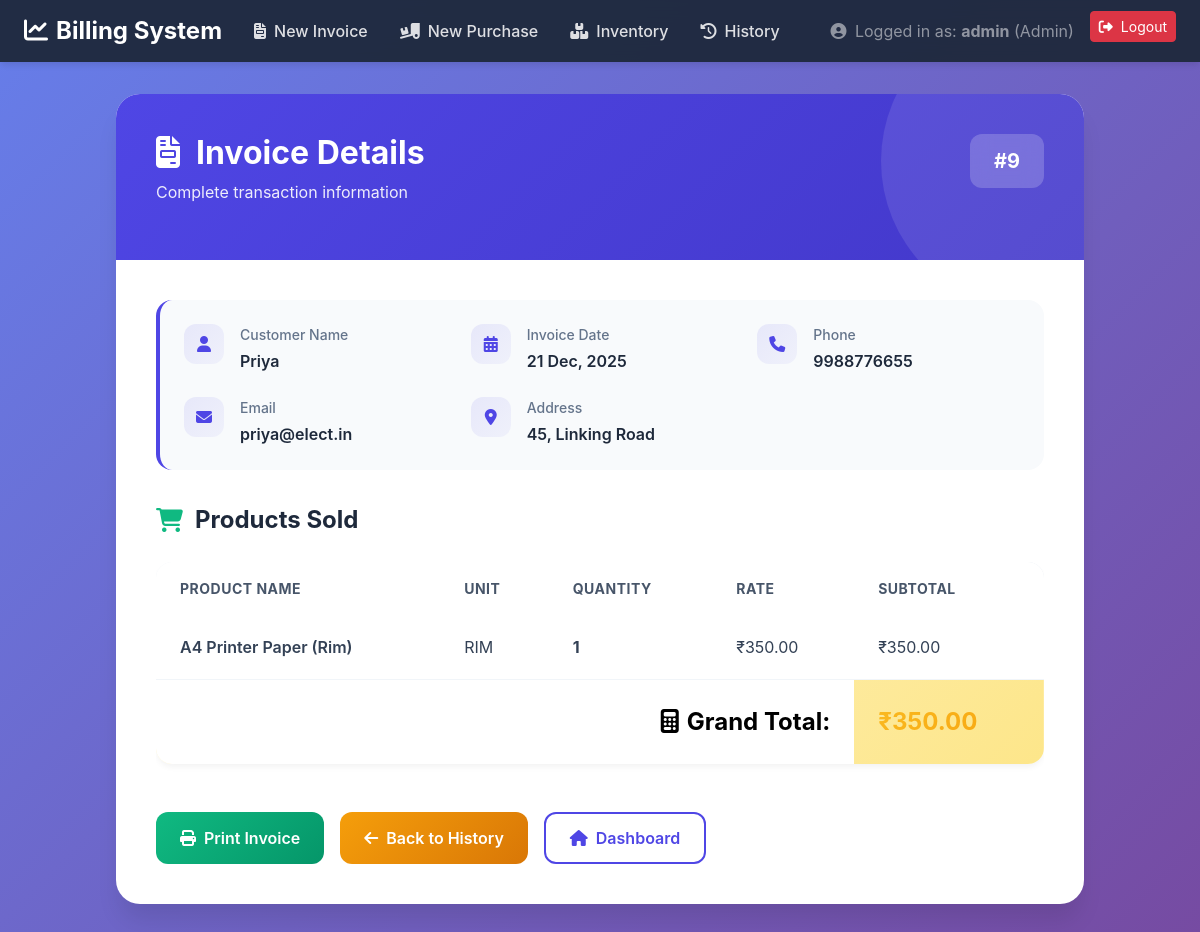
The page /view_invoice_details.php?id=9 (signed in) on the database its author committed.
### tables this page shows
CREATE TABLE `invoice` (
  `Invoice_ID` int(11) NOT NULL,
  `customer_ID` int(11) DEFAULT NULL,
  `Date` date NOT NULL,
  `TotalAmount` decimal(10,2) NOT NULL
);

CREATE TABLE `customer` (
  `customer_ID` int(11) NOT NULL,
  `Name` varchar(100) NOT NULL,
  `Phone` varchar(20) DEFAULT NULL,
  `Email` varchar(100) DEFAULT NULL,
  `Address` text DEFAULT NULL,
  `City` varchar(50) DEFAULT NULL
);

CREATE TABLE `invoice_details` (
  `InvoiceDetail_ID` int(11) NOT NULL,
  `Invoice_ID` int(11) DEFAULT NULL,
  `Product_ID` int(11) DEFAULT NULL,
  `Quantity` int(11) NOT NULL,
  `Rate` decimal(10,2) NOT NULL,
  `Subtotal` decimal(10,2) NOT NULL
);

CREATE TABLE `products` (
  `Product_ID` int(11) NOT NULL,
  `Name` varchar(100) NOT NULL,
  `Price` decimal(10,2) NOT NULL,
  `HsnCode` varchar(20) DEFAULT NULL,
  `Unit` varchar(10) DEFAULT NULL,
  `Stock_Quantity` int(11) NOT NULL DEFAULT 0
);

### secure_page_template.php (called while the page is built, shortened)
<?php
function check_permission(array $required_roles) {
    return in_array($_SESSION['role'], $required_roles);
}
?>

### view_invoice_details.php (the view, shortened to what this page needs)
<?php
include 'secure_page_template.php';
include 'db_connect.php';
$invoice_id = isset($_GET['id']) ? (int)$_GET['id'] : 0;
$sql_header = "SELECT
                    I.Invoice_ID,
                    I.Date,
                    I.TotalAmount,
                    C.Name AS CustomerName,
                    C.Phone,
                    C.Email,
                    C.Address
               FROM
                    INVOICE I
               JOIN
                    CUSTOMER C ON I.customer_ID = C.customer_ID
               WHERE
                    I.Invoice_ID = $invoice_id";
$header_result = $conn->query($sql_header);
$invoice_header = $header_result->fetch_assoc();
$sql_details = "SELECT
                    ID.Quantity,
                    ID.Rate,
                    ID.Subtotal,
                    P.Name AS ProductName,
                    P.Unit
                FROM
                    INVOICE_DETAILS ID
                JOIN
                    PRODUCTS P ON ID.Product_ID = P.Product_ID
                WHERE
                    ID.Invoice_ID = $invoice_id";
$details_result = $conn->query($sql_details);
?>
<!DOCTYPE html>
<html lang="en">
<head>
    <link href="https://cdn.jsdelivr.net/npm/bootstrap@5.3.3/dist/css/bootstrap.min.css" rel="stylesheet">
    <link rel="stylesheet" href="https://cdnjs.cloudflare.com/ajax/libs/font-awesome/6.4.0/css/all.min.css">
</head>
<body>
    <nav class="navbar navbar-expand-lg navbar-dark no-print">
        <div class="container-fluid px-4">
            <a class="navbar-brand" href="index.php">
                <i class="fas fa-chart-line me-2"></i>Billing System
            </a>
            <div class="collapse navbar-collapse" id="navbarNav">
                <ul class="navbar-nav me-auto">
                    <li class="nav-item">
                        <a class="nav-link" href="invoice_form.php">
                            <i class="fas fa-file-invoice me-2"></i>New Invoice
                        </a>
                    </li>
                    <?php if (check_permission([ROLE_ADMIN, ROLE_MANAGER])): ?>
                    <li class="nav-item">
                        <a class="nav-link" href="purchase_form.php">
                            <i class="fas fa-truck-loading me-2"></i>New Purchase
                        </a>
                    </li>
                    <?php endif; ?>
                    <li class="nav-item">
                        <a class="nav-link" href="view_inventory.php">
                            <i class="fas fa-boxes me-2"></i>Inventory
                        </a>
                    </li>
                    <li class="nav-item">
                        <a class="nav-link" href="invoice_history.php">
                            <i class="fas fa-history me-2"></i>History
                        </a>
                    </li>
                </ul>
                <ul class="navbar-nav ms-auto">
                    <li class="nav-item me-3 d-flex align-items-center">
                        <span class="navbar-text text-white-50">
                            <i class="fas fa-user-circle me-1"></i> Logged in as:
                            <strong><?= htmlspecialchars($_SESSION['username']) ?></strong>
                            (<?= htmlspecialchars($_SESSION['role']) ?>)
                        </span>
                    </li>
                    <li class="nav-item">
                        <a class="btn btn-sm btn-danger" href="logout.php">
                            <i class="fas fa-sign-out-alt me-2"></i>Logout
                        </a>
                    </li>
                </ul>
            </div>
        </div>
    </nav>
    <div class="invoice-container">
        <div class="invoice-card">
            <div class="invoice-header">
                <div class="invoice-title">
                    <div>
                        <h1><i class="fas fa-file-invoice me-3"></i>Invoice Details</h1>
                        <p style="opacity: 0.9; margin-top: 0.5rem;">Complete transaction information</p>
                    </div>
                    <div class="invoice-number">
                        #<?= $invoice_header['Invoice_ID'] ?>
                    </div>
                </div>
            </div>
            <div class="invoice-body">
                <div class="info-section">
                    <div class="info-grid">
                        <div class="info-item">
                            <div class="info-icon">
                                <i class="fas fa-user"></i>
                            </div>
                            <div class="info-content">
                                <div class="info-label">Customer Name</div>
                                <div class="info-value"><?= htmlspecialchars($invoice_header['CustomerName']) ?></div>
                            </div>
                        </div>
                        <div class="info-item">
                            <div class="info-icon">
                                <i class="fas fa-calendar-alt"></i>
                            </div>
                            <div class="info-content">
                                <div class="info-label">Invoice Date</div>
                                <div class="info-value"><?= date('d M, Y', strtotime($invoice_header['Date'])) ?></div>
                            </div>
                        </div>
                        <?php if ($invoice_header['Phone']): ?>
                        <div class="info-item">
                            <div class="info-icon">
                                <i class="fas fa-phone"></i>
                            </div>
                            <div class="info-content">
                                <div class="info-label">Phone</div>
                                <div class="info-value"><?= htmlspecialchars($invoice_header['Phone']) ?></div>
                            </div>
                        </div>
                        <?php endif; ?>
                        <?php if ($invoice_header['Email']): ?>
                        <div class="info-item">
                            <div class="info-icon">
                                <i class="fas fa-envelope"></i>
                            </div>
                            <div class="info-content">
                                <div class="info-label">Email</div>
                                <div class="info-value"><?= htmlspecialchars($invoice_header['Email']) ?></div>
                            </div>
                        </div>
                        <?php endif; ?>
                        <?php if ($invoice_header['Address']): ?>
                        <div class="info-item">
                            <div class="info-icon">
                                <i class="fas fa-map-marker-alt"></i>
                            </div>
                            <div class="info-content">
                                <div class="info-label">Address</div>
                                <div class="info-value"><?= nl2br(htmlspecialchars($invoice_header['Address'])) ?></div>
                            </div>
                        </div>
                        <?php endif; ?>
                    </div>
                </div>
                <div class="section-title">
                    <i class="fas fa-shopping-cart"></i>
                    <span>Products Sold</span>
                </div>
                <?php if ($details_result->num_rows > 0): ?>
                    <div class="table-responsive">
                        <table class="table table-modern">
                            <thead>
                                <tr>
                                    <th>Product Name</th>
                                    <th>Unit</th>
                                    <th>Quantity</th>
                                    <th>Rate</th>
                                    <th>Subtotal</th>
                                </tr>
                            </thead>
                            <tbody>
                                <?php while($item = $details_result->fetch_assoc()): ?>
                                <tr>
                                    <td class="product-name"><?= htmlspecialchars($item['ProductName']) ?></td>
                                    <td><?= htmlspecialchars($item['Unit']) ?></td>
                                    <td><strong><?= htmlspecialchars($item['Quantity']) ?></strong></td>
                                    <td>₹<?= number_format($item['Rate'], 2) ?></td>
                                    <td>₹<?= number_format($item['Subtotal'], 2) ?></td>
                                </tr>
                                <?php endwhile; ?>
                            </tbody>
                            <tfoot>
                                <tr>
                                    <td colspan="4" class="text-end">
                                        <i class="fas fa-calculator me-2"></i>Grand Total:
                                    </td>
                                    <td class="grand-total">
                                        ₹<?= number_format($invoice_header['TotalAmount'], 2) ?>
                                    </td>
                                </tr>
                            </tfoot>
                        </table>
                    </div>
                <?php endif; ?>
                <div class="action-buttons no-print">
                    <button onclick="window.print()" class="btn btn-print btn-enhanced">
                        <i class="fas fa-print"></i>
                        <span>Print Invoice</span>
                    </button>
                    <a href="invoice_history.php" class="btn btn-warning-enhanced btn-enhanced">
                        <i class="fas fa-arrow-left"></i>
                        <span>Back to History</span>
                    </a>
                    <a href="index.php" class="btn btn-outline-enhanced btn-enhanced">
                        <i class="fas fa-home"></i>
                        <span>Dashboard</span>
                    </a>
                </div>
            </div>
        </div>
    </div>
</body>
</html>

### view_invoice_details.php (style rules this page uses)
:root { --primary: #4f46e5; --success: #10b981; --info: #06b6d4; }
body { background: linear-gradient(135deg, #667eea 0%, #764ba2 100%); min-height: 100vh; font-family: 'Inter', sans-serif; }
.navbar { background: rgba(30, 41, 59, 0.95) !important; backdrop-filter: blur(10px); box-shadow: 0 4px 6px -1px rgba(0, 0, 0, 0.1); }
.navbar-brand { font-weight: 700; font-size: 1.5rem; color: #fff !important; }
.nav-link { color: rgba(255, 255, 255, 0.85) !important; font-weight: 500; padding: 0.5rem 1rem !important; border-radius: 0.5rem; transition: all 0.3s ease; }
.invoice-container { max-width: 1000px; margin: 2rem auto; padding: 0 1rem; }
.invoice-card { background: white; border-radius: 1.5rem; box-shadow: 0 20px 25px -5px rgba(0, 0, 0, 0.1); overflow: hidden; animation: slideUp 0.5s ease-out; }
.invoice-header { background: linear-gradient(135deg, var(--primary), #4338ca); color: white; padding: 2.5rem; position: relative; overflow: hidden; }
.invoice-header::before { content: ''; position: absolute; top: -50%; right: -10%; width: 300px; height: 300px; background: rgba(255, 255, 255, 0.1); border-radius: 50%; }
.invoice-title { display: flex; justify-content: space-between; align-items: start; position: relative; z-index: 1; flex-wrap: wrap; gap: 1rem; }
.invoice-title h1 { font-size: 2rem; font-weight: 700; margin: 0; }
.invoice-number { background: rgba(255, 255, 255, 0.2); padding: 0.75rem 1.5rem; border-radius: 0.75rem; font-weight: 700; font-size: 1.25rem; backdrop-filter: blur(10px); }
.invoice-body { padding: 2.5rem; }
.info-section { background: #f8fafc; border-radius: 1rem; padding: 1.5rem; margin-bottom: 2rem; border-left: 4px solid var(--primary); }
.info-grid { display: grid; grid-template-columns: repeat(auto-fit, minmax(250px, 1fr)); gap: 1.5rem; }
.info-item { display: flex; align-items: start; gap: 1rem; }
.info-icon { width: 40px; height: 40px; background: linear-gradient(135deg, rgba(79, 70, 229, 0.1), rgba(79, 70, 229, 0.05)); color: var(--primary); border-radius: 0.75rem; display: flex; align-items: center; justify-content: center; flex-shrink: 0; }
.info-content { flex: 1; }
.info-label { font-size: 0.875rem; color: #64748b; font-weight: 500; margin-bottom: 0.25rem; }
.info-value { font-size: 1rem; color: #1e293b; font-weight: 600; }
.section-title { font-size: 1.5rem; font-weight: 700; color: #1e293b; margin-bottom: 1.5rem; display: flex; align-items: center; gap: 0.75rem; }
.section-title i { color: var(--success); }
.table-modern { background: white; border-radius: 1rem; overflow: hidden; box-shadow: 0 4px 6px -1px rgba(0, 0, 0, 0.05); }
.table-modern thead { background: linear-gradient(135deg, #f1f5f9, #e2e8f0); }
.table-modern thead th { font-weight: 700; color: #475569; border: none; padding: 1rem 1.5rem; font-size: 0.875rem; text-transform: uppercase; letter-spacing: 0.5px; }
.table-modern tbody td { padding: 1.25rem 1.5rem; vertical-align: middle; border-color: #f1f5f9; color: #334155; }
.product-name { font-weight: 600; color: #1e293b; }
.table-modern tfoot { background: linear-gradient(135deg, #fef3c7, #fde68a); }
.table-modern tfoot td { font-weight: 700; font-size: 1.5rem; padding: 1.5rem; border: none; }
.grand-total { background: linear-gradient(135deg, #fbbf24, #f59e0b); -webkit-background-clip: text; -webkit-text-fill-color: transparent; }
.action-buttons { display: flex; gap: 1rem; flex-wrap: wrap; margin-top: 2rem; }
.btn-enhanced { padding: 0.75rem 1.5rem; border-radius: 0.75rem; font-weight: 600; transition: all 0.3s ease; border: none; display: inline-flex; align-items: center; gap: 0.5rem; }
.btn-outline-enhanced { background: white; color: var(--primary); border: 2px solid var(--primary); }
.btn-warning-enhanced { background: linear-gradient(135deg, #f59e0b, #d97706); color: white; }
.btn-print { background: linear-gradient(135deg, var(--success), #059669); color: white; }

### rows shown on the page
invoice: Invoice_ID "9", customer_ID.Name "Priya", Date "21 Dec, 2025", customer_ID.Phone "9988776655", customer_ID.Email "priya@elect.in", customer_ID.Address "45, Linking Road", TotalAmount "350.00"
invoice_details: Product_ID.Name "A4 Printer Paper (Rim)", Product_ID.Unit "RIM", Quantity "1", Rate "350.00", Subtotal "350.00"

### other values the page prints
$_SESSION['username'] "admin"
$_SESSION['role'] "Admin"
